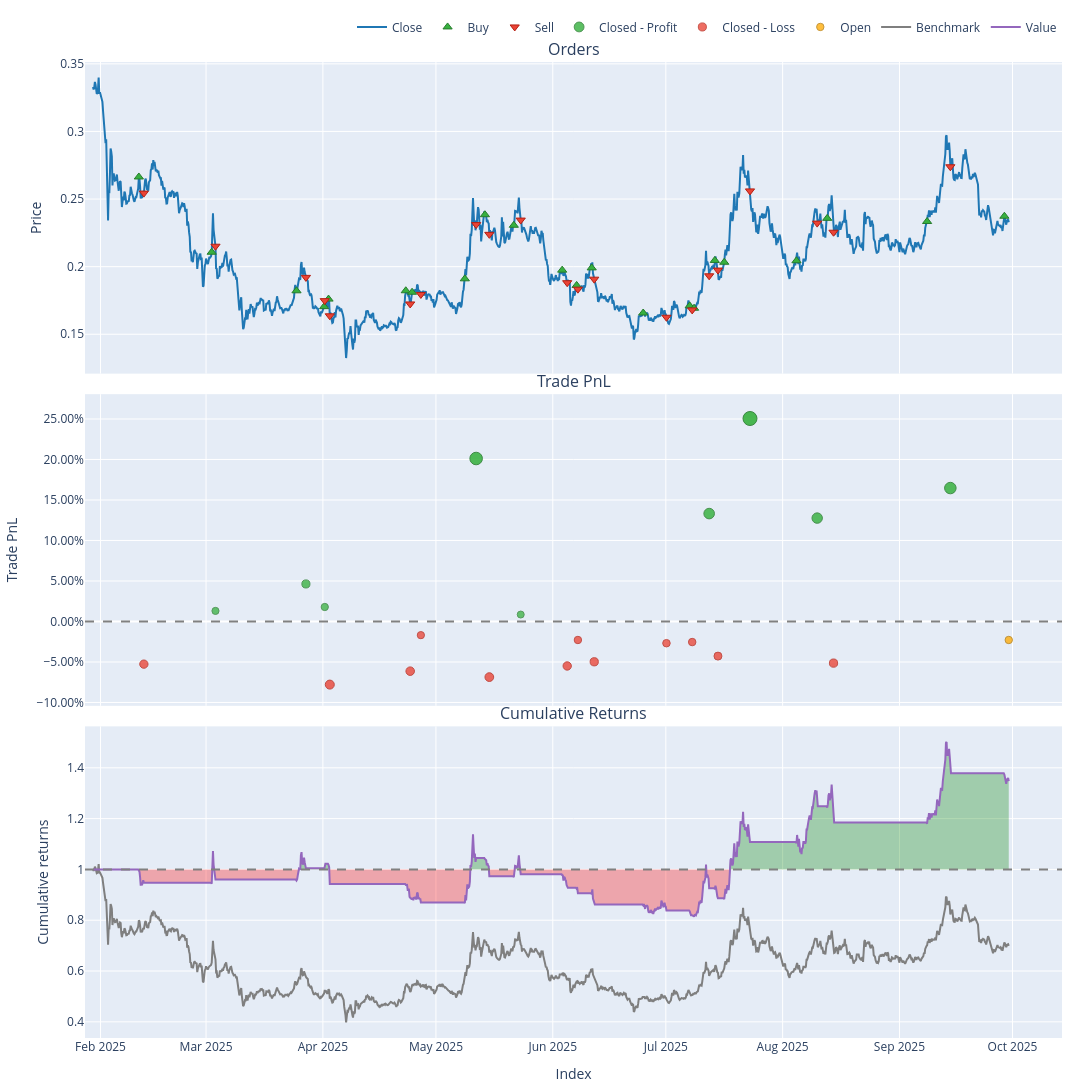

Notebook code cell kept with this figure:
### Code cell
pf[pf.wrapper.columns[3]].plot(width=1200, height=1900).show()

### Figure 1 — Plotly figure (JSON) as saved in the notebook; plotly's stock layout.template omitted (floating-point values rounded to 4 significant figures; data arrays with more than 128 entries replaced by an {"elided": "..."} marker saying what was removed)
{"data": [{"line": {"color": "#1f77b4"}, "name": "Close", "showlegend": true, "x": {"elided": "1459 str values"}, "type": "scatter", "uid": "8fd04105-ac04-4113-b213-0232df48c2fd", "xaxis": "x", "yaxis": "y", "y": {"elided": "1459 float values"}, "legendgroup": "0"}, {"customdata": [[107.0, 3740.0, 3.984], [109.0, 4480.0, 3.775], [111.0, 5249.0, 3.824], [113.0, 5868.0, 4.001], [115.0, 5783.0, 4.072], [117.0, 5154.0, 3.756], [119.0, 4869.0, 3.526], [121.0, 4538.0, 3.467], [123.0, 4364.0, 4.162], [125.0, 4203.0, 3.877], [127.0, 4951.0, 3.91], [129.0, 4965.0, 3.696], [131.0, 4536.0, 3.612], [133.0, 5179.0, 3.433], [135.0, 4885.0, 3.341], [137.0, 4810.0, 3.257], [139.0, 4507.0, 3.689], [141.0, 4344.0, 3.532], [143.0, 5398.0, 4.413], [145.0, 5275.0, 4.974], [147.0, 5055.0, 4.719], [149.0, 5787.0, 5.493]], "hovertemplate": "Order Id: %{customdata[0]}<br>Timestamp: %{x}<br>Price: %{y}<br>Size: %{customdata[1]:.6f}<br>Fees: %{customdata[2]:.6f}", "marker": {"color": "#37B13F", "line": {"color": "rgb(38,123,44)", "width": 1}, "size": 8, "symbol": "triangle-up"}, "mode": "markers", "name": "Buy", "x": ["2025-02-11T04:00:00+00:00", "2025-03-02T12:00:00+00:00", "2025-03-25T00:00:00+00:00", "2025-04-01T08:00:00+00:00", "2025-04-02T12:00:00+00:00", "2025-04-23T00:00:00+00:00", "2025-04-24T16:00:00+00:00", "2025-05-08T16:00:00+00:00", "2025-05-14T00:00:00+00:00", "2025-05-21T16:00:00+00:00", "2025-06-03T12:00:00+00:00", "2025-06-07T08:00:00+00:00", "2025-06-11T08:00:00+00:00", "2025-06-25T00:00:00+00:00", "2025-07-07T08:00:00+00:00", "2025-07-08T12:00:00+00:00", "2025-07-14T00:00:00+00:00", "2025-07-16T12:00:00+00:00", "2025-08-04T16:00:00+00:00", "2025-08-12T20:00:00+00:00", "2025-09-08T08:00:00+00:00", "2025-09-28T20:00:00+00:00"], "y": [0.2663, 0.2107, 0.1821, 0.1704, 0.176, 0.1822, 0.1811, 0.191, 0.2384, 0.2306, 0.1974, 0.1861, 0.1991, 0.1657, 0.171, 0.1692, 0.2046, 0.2033, 0.2044, 0.2357, 0.2334, 0.2373], "type": "scatter", "uid": "b7721a1e-d452-4c84-bef3-470ec94a0316", "xaxis": "x", "yaxis": "y", "legendgroup": "1"}, {"customdata": [[108.0, 3740.0, 3.805], [110.0, 4480.0, 3.855], [112.0, 5249.0, 4.033], [114.0, 5868.0, 4.104], [116.0, 5783.0, 3.786], [118.0, 5154.0, 3.555], [120.0, 4869.0, 3.495], [122.0, 4538.0, 4.195], [124.0, 4364.0, 3.908], [126.0, 4203.0, 3.941], [128.0, 4951.0, 3.726], [130.0, 4965.0, 3.641], [132.0, 4536.0, 3.46], [134.0, 5179.0, 3.368], [136.0, 4885.0, 3.283], [138.0, 4810.0, 3.718], [140.0, 4507.0, 3.56], [142.0, 4344.0, 4.448], [144.0, 5398.0, 5.014], [146.0, 5275.0, 4.757], [148.0, 5055.0, 5.537]], "hovertemplate": "Order Id: %{customdata[0]}<br>Timestamp: %{x}<br>Price: %{y}<br>Size: %{customdata[1]:.6f}<br>Fees: %{customdata[2]:.6f}", "marker": {"color": "#EA4335", "line": {"color": "rgb(181,31,18)", "width": 1}, "size": 8, "symbol": "triangle-down"}, "mode": "markers", "name": "Sell", "x": ["2025-02-12T12:00:00+00:00", "2025-03-03T12:00:00+00:00", "2025-03-27T12:00:00+00:00", "2025-04-01T12:00:00+00:00", "2025-04-02T20:00:00+00:00", "2025-04-24T04:00:00+00:00", "2025-04-27T00:00:00+00:00", "2025-05-11T16:00:00+00:00", "2025-05-15T04:00:00+00:00", "2025-05-23T12:00:00+00:00", "2025-06-04T20:00:00+00:00", "2025-06-07T16:00:00+00:00", "2025-06-12T00:00:00+00:00", "2025-07-01T04:00:00+00:00", "2025-07-08T00:00:00+00:00", "2025-07-12T12:00:00+00:00", "2025-07-14T20:00:00+00:00", "2025-07-23T08:00:00+00:00", "2025-08-10T04:00:00+00:00", "2025-08-14T12:00:00+00:00", "2025-09-14T12:00:00+00:00"], "y": [0.2544, 0.2151, 0.1921, 0.1749, 0.1637, 0.1724, 0.1795, 0.2311, 0.2239, 0.2344, 0.1881, 0.1834, 0.1907, 0.1626, 0.168, 0.1932, 0.1975, 0.256, 0.2322, 0.2255, 0.2739], "type": "scatter", "uid": "c3f50344-e790-48db-893d-3e0e9dc9d526", "xaxis": "x", "yaxis": "y", "legendgroup": "2"}, {"customdata": [[1.0, 1.0, 12.31, 0.01304], [2.0, 2.0, 44.29, 0.04632], [3.0, 3.0, 17.88, 0.01788], [7.0, 7.0, 174.4, 0.2012], [9.0, 9.0, 8.293, 0.008556], [15.0, 15.0, 108.4, 0.1332], [17.0, 17.0, 221.2, 0.2506], [18.0, 18.0, 140.8, 0.1276], [20.0, 20.0, 194.3, 0.1647]], "hovertemplate": "Exit Trade Id: %{customdata[0]}<br>Position Id: %{customdata[1]}<br>Exit Timestamp: %{x}<br>PnL: %{customdata[2]:.6f}<br>Return: %{customdata[3]:.2%}", "marker": {"color": "#37B13F", "line": {"color": "rgb(38,123,44)", "width": 1}, "opacity": [0.7528, 0.7734, 0.7558, 0.8694, 0.75, 0.8273, 0.9, 0.8238, 0.8468], "size": [7.13, 8.092, 7.27, 12.57, 7.0, 10.61, 14.0, 10.44, 11.52], "symbol": "circle"}, "mode": "markers", "name": "Closed - Profit", "x": ["2025-03-03T12:00:00+00:00", "2025-03-27T12:00:00+00:00", "2025-04-01T12:00:00+00:00", "2025-05-11T16:00:00+00:00", "2025-05-23T12:00:00+00:00", "2025-07-12T12:00:00+00:00", "2025-07-23T08:00:00+00:00", "2025-08-10T04:00:00+00:00", "2025-09-14T12:00:00+00:00"], "y": [0.01304, 0.04632, 0.01788, 0.2012, 0.008556, 0.1332, 0.2506, 0.1276, 0.1647], "type": "scatter", "uid": "bc1941ab-d30f-4394-b81f-620ef48e41d2", "xaxis": "x2", "yaxis": "y2", "legendgroup": "3"}, {"customdata": [[0.0, 0.0, -52.46, -0.05267], [4.0, 4.0, -79.34, -0.07794], [5.0, 5.0, -57.59, -0.06134], [6.0, 6.0, -14.87, -0.01687], [8.0, 8.0, -71.45, -0.06867], [10.0, 10.0, -53.7, -0.05493], [11.0, 11.0, -21.12, -0.02285], [12.0, 12.0, -44.95, -0.04978], [13.0, 13.0, -23.03, -0.02684], [14.0, 14.0, -21.23, -0.02542], [16.0, 16.0, -39.42, -0.04275], [19.0, 19.0, -63.93, -0.05141]], "hovertemplate": "Exit Trade Id: %{customdata[0]}<br>Position Id: %{customdata[1]}<br>Exit Timestamp: %{x}<br>PnL: %{customdata[2]:.6f}<br>Return: %{customdata[3]:.2%}", "marker": {"color": "#EA4335", "line": {"color": "rgb(181,31,18)", "width": 1}, "opacity": [0.7773, 0.793, 0.7827, 0.7552, 0.7873, 0.7787, 0.7589, 0.7756, 0.7613, 0.7605, 0.7712, 0.7766], "size": [8.276, 9.007, 8.527, 7.241, 8.739, 8.341, 7.414, 8.192, 7.529, 7.488, 7.989, 8.24], "symbol": "circle"}, "mode": "markers", "name": "Closed - Loss", "x": ["2025-02-12T12:00:00+00:00", "2025-04-02T20:00:00+00:00", "2025-04-24T04:00:00+00:00", "2025-04-27T00:00:00+00:00", "2025-05-15T04:00:00+00:00", "2025-06-04T20:00:00+00:00", "2025-06-07T16:00:00+00:00", "2025-06-12T00:00:00+00:00", "2025-07-01T04:00:00+00:00", "2025-07-08T00:00:00+00:00", "2025-07-14T20:00:00+00:00", "2025-08-14T12:00:00+00:00"], "y": [-0.05267, -0.07794, -0.06134, -0.01687, -0.06867, -0.05493, -0.02285, -0.04978, -0.02684, -0.02542, -0.04275, -0.05141], "type": "scatter", "uid": "4b8c2eed-96de-4f5f-b3cd-7dd912e0d0a5", "xaxis": "x2", "yaxis": "y2", "legendgroup": "4"}, {"customdata": [[21.0, 21.0, -31.36, -0.02283]], "hovertemplate": "Exit Trade Id: %{customdata[0]}<br>Position Id: %{customdata[1]}<br>Exit Timestamp: %{x}<br>PnL: %{customdata[2]:.6f}<br>Return: %{customdata[3]:.2%}", "marker": {"color": "#FFAA00", "line": {"color": "rgb(178,118,0)", "width": 1}, "opacity": [0.7588], "size": [7.413], "symbol": "circle"}, "mode": "markers", "name": "Open", "x": ["2025-09-30T00:00:00+00:00"], "y": [-0.02283], "type": "scatter", "uid": "d4253e66-42d0-429d-8be8-93c8f4d2d8f3", "xaxis": "x2", "yaxis": "y2", "legendgroup": "5"}, {"line": {"color": "#7f7f7f"}, "name": "Benchmark", "showlegend": true, "x": {"elided": "1459 str values"}, "type": "scatter", "uid": "6337f6ac-a707-4986-a8f3-0b9296003160", "xaxis": "x3", "yaxis": "y3", "y": {"elided": "1459 float values"}, "legendgroup": "6"}, {"hoverinfo": "skip", "line": {"color": "rgba(0, 0, 0, 0)", "width": 0}, "opacity": 0, "showlegend": false, "x": {"elided": "1459 str values"}, "type": "scatter", "uid": "139b7433-3f39-4692-8f4d-d2d148b82fc9", "xaxis": "x3", "yaxis": "y3", "y": {"elided": "1459 int values"}, "legendgroup": "7"}, {"connectgaps": false, "fill": "tonexty", "fillcolor": "rgba(0, 128, 0, 0.3)", "hoverinfo": "skip", "line": {"color": "rgba(0, 0, 0, 0)", "width": 0}, "opacity": 0, "showlegend": false, "x": {"elided": "1459 str values"}, "type": "scatter", "uid": "974d20e6-798c-48be-8048-6c57f28a11e8", "xaxis": "x3", "yaxis": "y3", "y": {"elided": "1459 float values"}, "legendgroup": "7"}, {"hoverinfo": "skip", "line": {"color": "rgba(0, 0, 0, 0)", "width": 0}, "opacity": 0, "showlegend": false, "x": {"elided": "1459 str values"}, "type": "scatter", "uid": "65104c6a-81a9-4cbb-9f7d-bc7bdbec1c5c", "xaxis": "x3", "yaxis": "y3", "y": {"elided": "1459 int values"}, "legendgroup": "7"}, {"connectgaps": false, "fill": "tonexty", "fillcolor": "rgba(255, 0, 0, 0.3)", "hoverinfo": "skip", "line": {"color": "rgba(0, 0, 0, 0)", "width": 0}, "opacity": 0, "showlegend": false, "x": {"elided": "1459 str values"}, "type": "scatter", "uid": "ca520277-b161-43bc-ad98-d6a2f6db0f28", "xaxis": "x3", "yaxis": "y3", "y": {"elided": "1459 float values"}, "legendgroup": "7"}, {"line": {"color": "#9467bd"}, "name": "Value", "showlegend": true, "x": {"elided": "1459 str values"}, "type": "scatter", "uid": "c7e46894-23a1-4019-8e3b-dffd7028a8f2", "xaxis": "x3", "yaxis": "y3", "y": {"elided": "1459 float values"}, "legendgroup": "8"}, {"hoverinfo": "skip", "line": {"color": "rgba(0, 0, 0, 0)", "width": 0}, "opacity": 0.0, "showlegend": false, "x": {"elided": "1459 str values"}, "type": "scatter", "uid": "5b5fd264-d561-4865-be3d-ded9bbb39977", "xaxis": "x3", "yaxis": "y3", "y": {"elided": "1459 int values"}, "legendgroup": "7"}], "layout": {"annotations": [{"font": {"size": 16}, "showarrow": false, "text": "Orders", "x": 0.5, "xanchor": "center", "xref": "paper", "y": 1.0, "yanchor": "bottom", "yref": "paper"}, {"font": {"size": 16}, "showarrow": false, "text": "Trade PnL", "x": 0.5, "xanchor": "center", "xref": "paper", "y": 0.6596, "yanchor": "bottom", "yref": "paper"}, {"font": {"size": 16}, "showarrow": false, "text": "Cumulative Returns", "x": 0.5, "xanchor": "center", "xref": "paper", "y": 0.3193, "yanchor": "bottom", "yref": "paper"}], "xaxis": {"anchor": "y", "domain": [0.0, 1.0], "matches": "x3", "showticklabels": false}, "yaxis": {"anchor": "x", "domain": [0.6807, 1.0], "title": {"text": "Price"}}, "xaxis2": {"anchor": "y2", "domain": [0.0, 1.0], "matches": "x3", "showticklabels": false}, "yaxis2": {"anchor": "x2", "domain": [0.3404, 0.6596], "tickformat": ".2%", "title": {"text": "Trade PnL"}}, "xaxis3": {"anchor": "y3", "domain": [0.0, 1.0], "title": {"text": "Index"}}, "yaxis3": {"anchor": "x3", "domain": [0.0, 0.3193], "title": {"text": "Cumulative returns"}}, "margin": {"t": 30, "b": 30, "l": 30, "r": 30}, "legend": {"orientation": "h", "yanchor": "bottom", "y": 1.021, "xanchor": "right", "x": 1, "traceorder": "normal"}, "width": 1200, "height": 1900, "showlegend": true, "shapes": [{"line": {"color": "gray", "dash": "dash"}, "type": "line", "x0": 0.0, "x1": 1.0, "xref": "paper", "y0": 0, "y1": 0, "yref": "y2"}, {"line": {"color": "gray", "dash": "dash"}, "type": "line", "x0": 0.0, "x1": 1.0, "xref": "paper", "y0": 1, "y1": 1, "yref": "y3"}]}}
